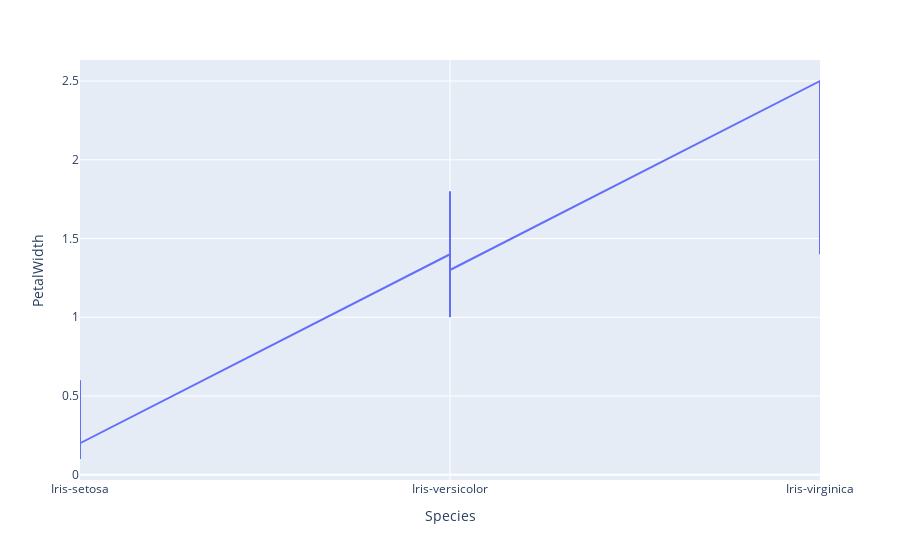

Notebook source saved alongside this figure:
### Code cell
px.line(iris,x='Species',y='PetalWidth')

### Figure 1 — Plotly figure (JSON) as saved in the notebook; plotly's stock layout.template omitted (floating-point values rounded to 4 significant figures; data arrays with more than 128 entries replaced by an {"elided": "..."} marker saying what was removed)
{"data": [{"hovertemplate": "Species=%{x}<br>PetalWidth=%{y}<extra></extra>", "legendgroup": "", "line": {"color": "#636efa", "dash": "solid"}, "marker": {"symbol": "circle"}, "mode": "lines", "name": "", "orientation": "v", "showlegend": false, "type": "scatter", "x": {"elided": "150 str values"}, "xaxis": "x", "y": {"elided": "150 float values"}, "yaxis": "y"}], "layout": {"legend": {"tracegroupgap": 0}, "margin": {"t": 60}, "xaxis": {"anchor": "y", "domain": [0, 1], "title": {"text": "Species"}}, "yaxis": {"anchor": "x", "domain": [0, 1], "title": {"text": "PetalWidth"}}}}
